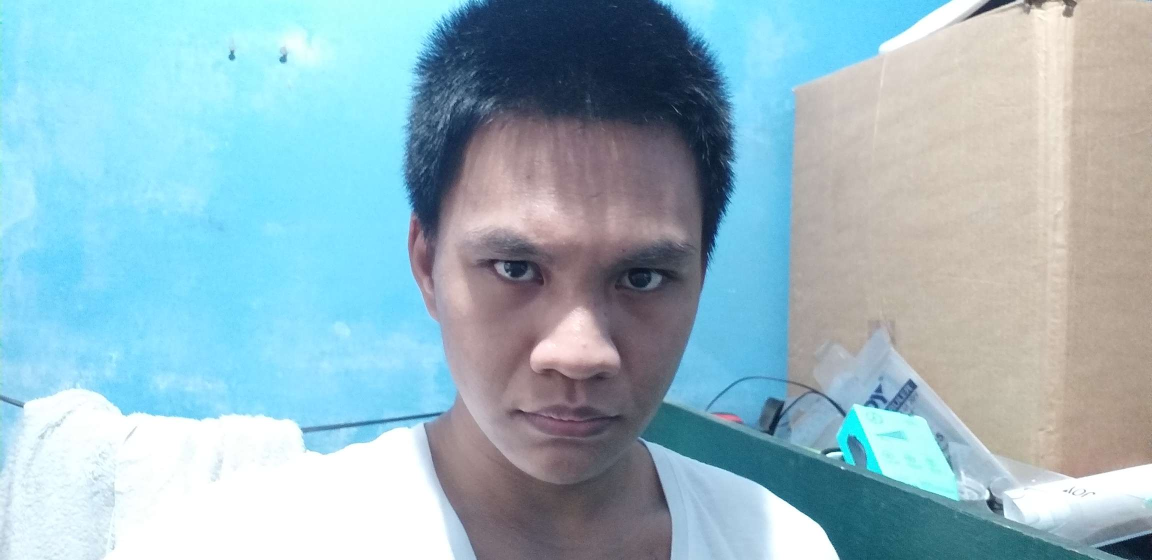
#> input picture Dataset/3/Anger.jpg, 2304 x 1120 px (shown at 1/2 size)
$ jupyter execute --allow-errors Face-Recognition-Emotion-detection.ipynb   (shell and % lines are left out)
#> lines starting #> are read from the running program, lines starting #| are printed output that depends on the picture
#> further down, img is the input picture: shape (1120, 2304, 3); mean B, G, R 194.9, 184, 152.3
#> pass 2 of the loop `for i in range(10):`:
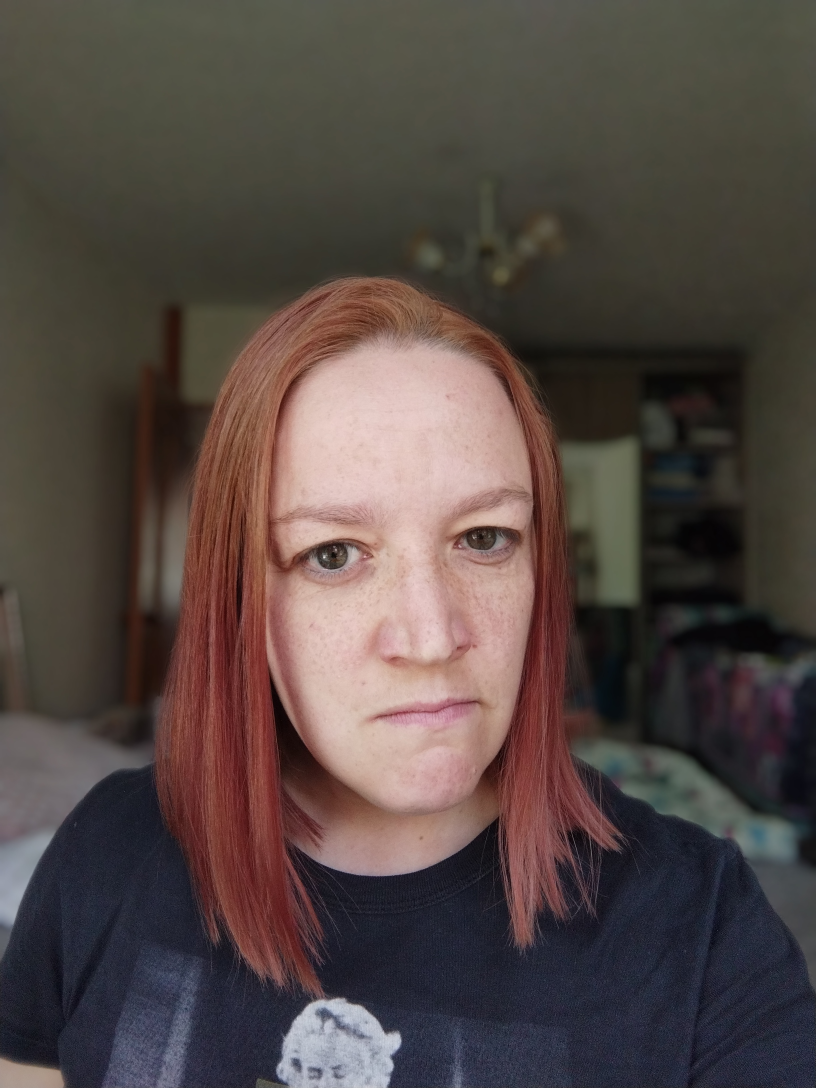
#> input picture Dataset/1/Anger.jpg, 2448 x 3264 px (shown at 1/3 size)
#> img is the input picture: shape (3264, 2448, 3); mean B, G, R 68.1, 71.9, 83.7
# Install necessary packages

# Import required libraries

[cell 1]
import os
import random

import cv2
import numpy as np
from skimage.feature import hog
from imutils import paths
from skimage import io
from skimage import exposure

from sklearn.preprocessing import LabelEncoder, StandardScaler
from sklearn.decomposition import PCA

from sklearn.model_selection import train_test_split
from sklearn.svm import SVC

from skimage.io import imread, imshow
from sklearn.metrics import accuracy_score, confusion_matrix, classification_report
from sklearn.model_selection import KFold
from sklearn.model_selection import cross_val_score
import matplotlib.pyplot as plt

# Load dataset

[cell 2]
imagePaths = list(paths.list_images('Dataset'))

# Display some samples from the dataset

[cell 3]
fig = plt.figure(figsize=(20, 10))

# Display 10 sample images with emotion labels
#> (the rest of this cell did not finish here and is left out)

# Data Preprocessing & Feature extraction

### Convert BGR to grayscale

[cell 4]
def colortogray(im):
#> called with im = 'Dataset/3/Anger.jpg'
    image = cv2.imread(im)  # Read image
    imgray = cv2.cvtColor(image, cv2.COLOR_BGR2GRAY)  # Convert to grayscale
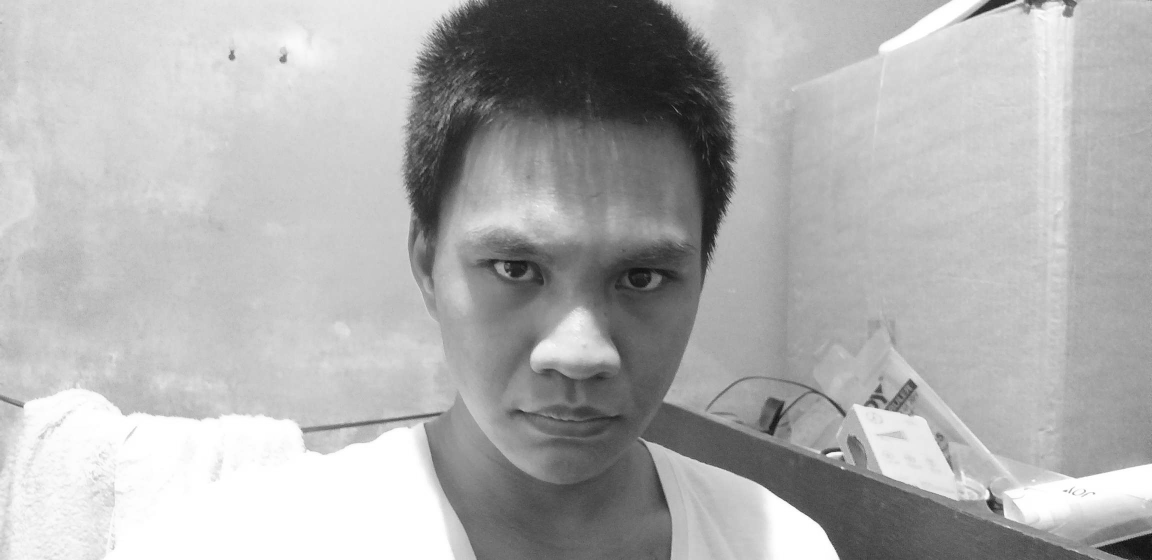
#> imgray: shape (1120, 2304) (shown at 1/2 size); min 2, max 255, mean 175.8
    return imgray

### Resize images with a fixed size(INTER LINEAR interpolation)

[cell 5]
#Resize the image to a fixed size
def resizeImage(image, size):
#> called with size = 128
    return cv2.resize(image, (size, size), interpolation=cv2.INTER_LINEAR)  # Resize with interpolation
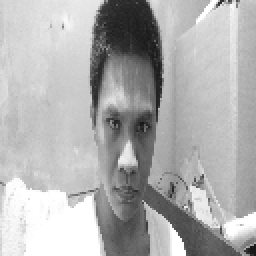
#> returned value: shape (128, 128) (shown 2 times larger); min 22, max 255, mean 175.7

### Features extraction using HOG algorithm

[cell 6]
def feature_extract(imagePaths):
    features = []  # To store HOG features
    labels = []  # To store corresponding labels

    for imagePath in imagePaths:
        # Preprocessing: Read and preprocess the image
        im = colortogray(imagePath)
        im = resizeImage(im, 128)  # Resize to 128x128 pixels

        # Extract HOG features by defining HOG parameters
        fd1 = hog(
            im,
            orientations=9,            # Number of gradient bins
            pixels_per_cell=(8, 8),    # Size of each cell in pixels
            cells_per_block=(2, 2),    # Number of cells per block
            block_norm='L2-Hys',       # Block normalization method
            transform_sqrt=False,      # No image square root transformations
            feature_vector=True,       # Return features as a single array
            visualize=False            # Do not return the visualization
        )
#> fd1 = 8100 values, max 0.841 at index 7181, min 0 at index 161, mean 0.129

        # Extract label from image path
        label = imagePath.split(os.path.sep)[-2]  # Folder name represents the label
        labels.append(label)
        features.append(fd1)  # Append only the feature vector, not the visualization
#> pass 2 of the loop in feature_extract, `for imagePath in imagePaths:`:
#> in colortogray (call 2), `imgray = cv2.cvtColor(image, cv2.COLOR_BGR2GRAY)`:
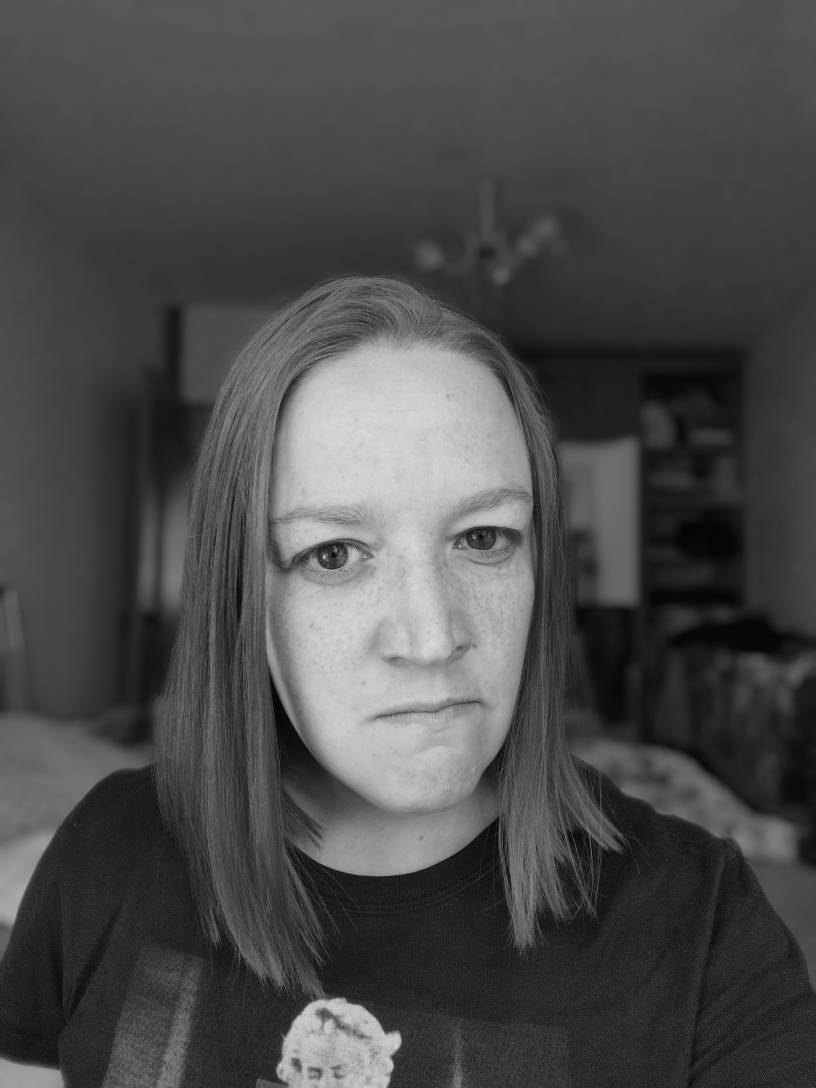
#> imgray: shape (3264, 2448) (shown at 1/3 size); min 0, max 243, mean 75
#> in resizeImage (call 2), `return cv2.resize(image, (size, size), interpolation=cv2.INTER_LINEAR)`:
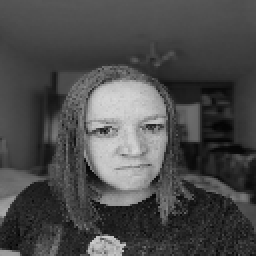
#> returned value: shape (128, 128) (shown 2 times larger); min 3, max 217, mean 74.9
#> fd1 = 8100 values, max 0.45 at index 3825, min 0 at index 8, mean 0.131

    # Convert lists to NumPy arrays
    hog_features = np.array(features)
    labels = np.array(labels)
    return hog_features, labels

### Extracting HOG features and labels

[cell 7]
hog_features, labels = feature_extract(imagePaths)

# Display results
print("Extracting HOG features from the dataset...")
print("Feature extraction completed.")
print("The number of features per sample: " + str(hog_features.shape[1]))
#| The number of features per sample: 8100
print(f"Extracted features for {len(hog_features)} images.")
#| Extracted features for 2 images.

### Display HOG's transformation

[cell 8]
sample_path = imagePaths[0]  # Use the first image in the dataset
#> sample_path = 'Dataset/3/Anger.jpg'

# Preprocess the image: Convert to grayscale and resize
image = colortogray(sample_path)
image_resized = resizeImage(image, 128)  # Resize to 128x128 pixels

# Compute HOG features and visualization
features, hog_image = hog(
    image_resized,
    orientations=9,
    pixels_per_cell=(8, 8),
    cells_per_block=(2, 2),
    block_norm='L2-Hys',
    visualize=True,            # Generate HOG visualization
    transform_sqrt=True        # Apply square root normalization for visualization
)
#> features = 8100 values, max 0.863 at index 7181, min 0 at index 161, mean 0.13

# Rescale HOG visualization for better contrast
hog_image_rescaled = exposure.rescale_intensity(hog_image, in_range=(0, 10))
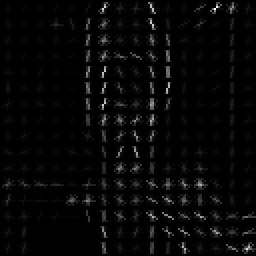
#> hog_image_rescaled: shape (128, 128) float64 (shown 2 times larger); min 0, max 0.252, mean 0.00706; drawn with min black and max white

# Plot the original image and the HOG visualization
fig, ax = plt.subplots(1, 2, figsize=(12, 6))

# Original image
ax[0].imshow(image_resized, cmap='gray')
ax[0].set_title("Original Image")
ax[0].axis("off")

# HOG Image
ax[1].imshow(hog_image_rescaled, cmap='gray')
ax[1].set_title("HOG Visualization")
ax[1].axis("off")

plt.tight_layout()
plt.show()
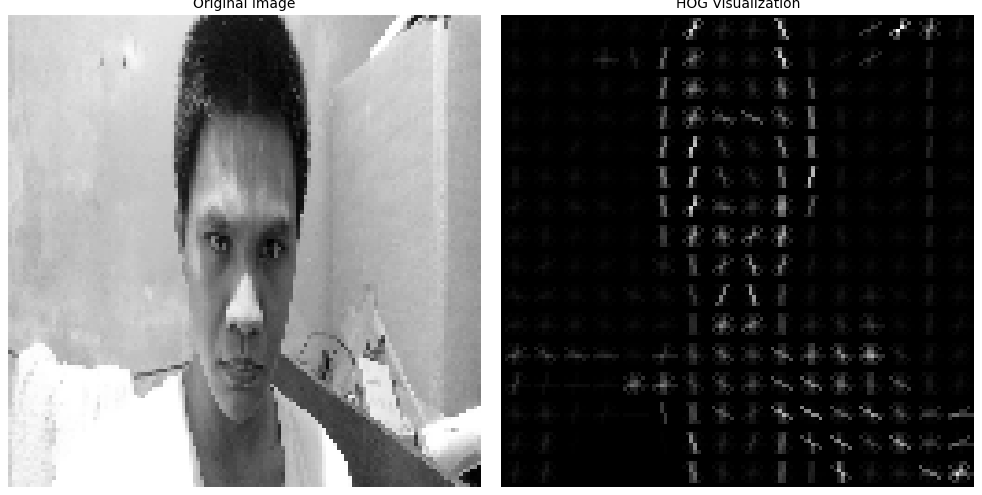
#> figure drawn by matplotlib, 2 panels

### Encode emotion labels to numerical values

[cell 9]
label_encoder = LabelEncoder()
encoded_labels = label_encoder.fit_transform(labels)
#> encoded_labels = [1, 0]

### Feature scaling

[cell 10]
scaler = StandardScaler()
scaled_features = scaler.fit_transform(hog_features)  # Scale the feature data
print(f"Scaled Features Shape: {scaled_features.shape}")
#| Scaled Features Shape: (2, 8100)

### Apply PCA(Principal Component Analysis)

[cell 11]
pca = PCA(n_components=0.95)  # Keep 95% of variance
reduced_features = pca.fit_transform(scaled_features)
#> reduced_features = [89.96, -89.96]
print(f"Reduced Features Shape: {reduced_features.shape}")
#| Reduced Features Shape: (2, 1)

# Model building & training

## Splitting dataset into training & test set

[cell 12]
R =random.randint(1,100)
x_train, x_test, y_train, y_test = train_test_split(reduced_features, encoded_labels, test_size= 0.3,random_state=R)
#> x_train = [89.96]; x_test = [-89.96]; y_train = [1]; y_test = [0]

print("The number of images used in training ..." + str(x_train.shape[0]))
#> (printed output is left out)
print("The number of images used in testing ..." + str(x_test.shape[0]))
#> (printed output is left out)

## Initialize Support Vector Classifier Model

[cell 13]
svm_model = SVC(kernel='rbf', gamma='scale', C=1, class_weight='balanced', random_state=R)   # Radial basis function kernel

## Training SVC model

[cell 14]
print("Training the SVM model...")
#> (the rest of this cell did not finish here and is left out)

# Model Evaluation

[cell 15]
# Function to calculate and display accuracy
def show_accuracy(clf, x, y, train=True):
    pred = clf.predict(x)
    data_type = "Train" if train else "Test"
    print(f"{data_type} Accuracy Score: {accuracy_score(y, pred) * 100:.2f}%")

# Function to calculate and display confusion matrix
def show_confusion_matrix(clf, x, y, train=True):
    pred = clf.predict(x)
    data_type = "Train" if train else "Test"
    print(f"{data_type} Confusion Matrix:\n\n{confusion_matrix(y, pred)}\n")

# Function to calculate and display classification report
def show_classification_report(clf, x, y, train=True):
    pred = clf.predict(x)
    data_type = "Train" if train else "Test"
    print(f"{data_type} Classification Report:\n{classification_report(y, pred)}")

## Training Results

[cell 16]
print("Training Result:\n==========================")
#> (the rest of this cell did not finish here and is left out)

## Testing Result

[cell 17]
print("\nTesting Result:\n==========================")
#> (the rest of this cell did not finish here and is left out)
